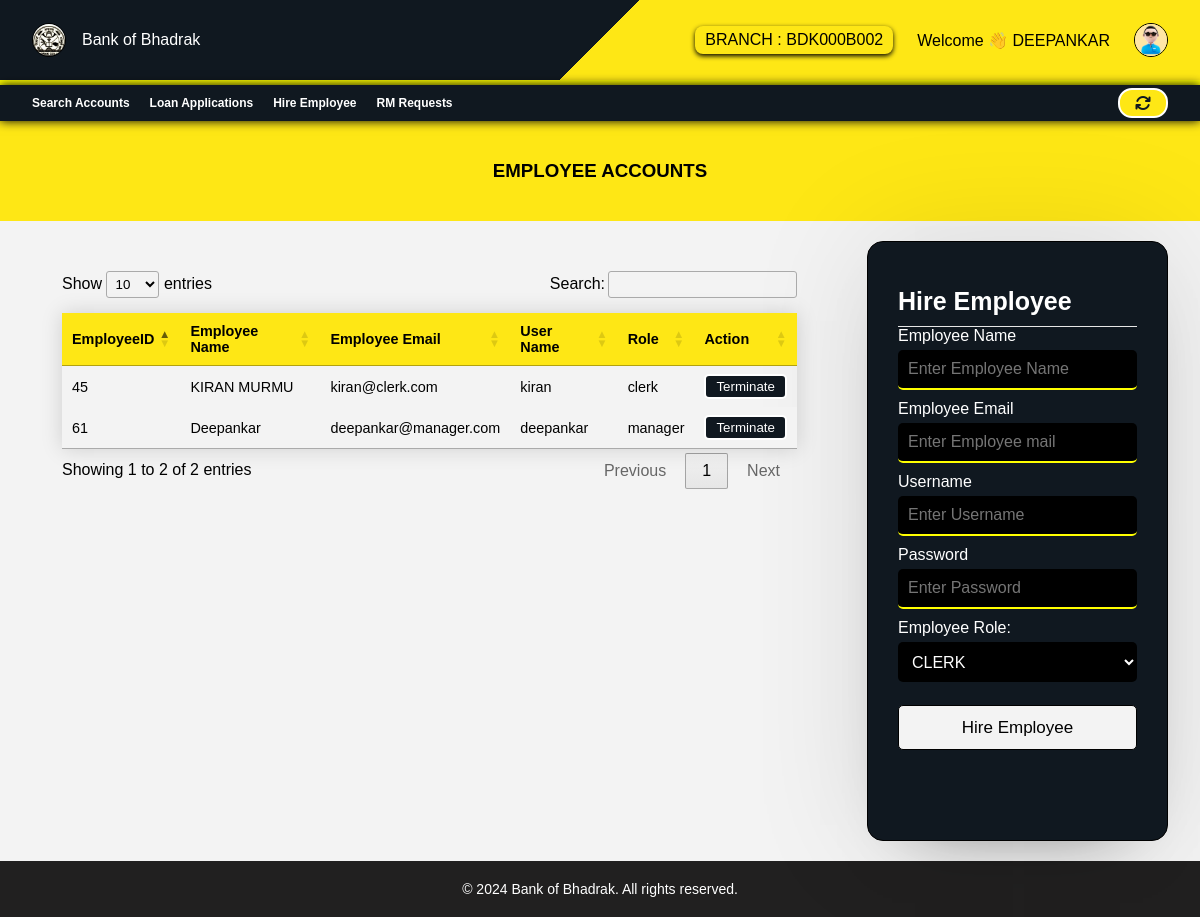
The page /components/employee/hireEmployee.php (signed in) on the database its author committed.
### tables this page shows
CREATE TABLE `employees` (
  `EmployeeID` bigint(20) NOT NULL,
  `EmployeeName` varchar(100) NOT NULL,
  `EmployeeEmail` varchar(100) NOT NULL,
  `UserName` varchar(100) NOT NULL,
  `Password` varchar(100) NOT NULL,
  `EmployeeIFSC` varchar(20) NOT NULL,
  `EmployeeBranch` int(11) NOT NULL,
  `EmployeeRole` varchar(100) NOT NULL
);

CREATE TABLE `branch` (
  `ID` int(11) NOT NULL,
  `BranchName` varchar(100) NOT NULL,
  `BranchManager` varchar(100) NOT NULL,
  `Address` varchar(100) NOT NULL,
  `District` varchar(50) NOT NULL,
  `State` varchar(50) NOT NULL,
  `Pincode` bigint(20) NOT NULL,
  `IFSC` varchar(20) NOT NULL,
  `WorkingHours` varchar(100) NOT NULL DEFAULT '10:00 AM To 04:00 PM',
  `NonWorkingDays` varchar(1000) NOT NULL DEFAULT 'Sundays, Public Holidays, 2nd and 4th Saturday Of Every Month',
  `Classification` varchar(100) NOT NULL,
  `Phone` bigint(15) NOT NULL,
  `Email` varchar(100) NOT NULL
);

### components/employee/hireEmployee.php (the view, shortened to what this page needs)
<html lang="en">
<head>
    <link rel="stylesheet" href="https://cdnjs.cloudflare.com/ajax/libs/font-awesome/6.5.1/css/all.min.css" />
    <link rel="stylesheet" href="style.css">
    <link rel="stylesheet" href="https://cdn.datatables.net/1.13.5/css/jquery.dataTables.min.css" />
</head>
<?php
require $_SERVER['DOCUMENT_ROOT'] ."/assets/php/config.php";
$email = $_SESSION['email'];
$get_employee = mysqli_query($conn, "SELECT * FROM employees,branch WHERE employees.EmployeeEmail = '$email' AND employees.EmployeeBranch=branch.ID");
$row = mysqli_fetch_assoc($get_employee);
$branchID = $row['ID'];
$ifsc = $row['IFSC'];
?>
<body>
    <nav class="navbar">
        <div class="profile-nav">
            <div class="logo">
                <div>
                    <img src="/images/logo.jpg" alt="">
                </div>
                <p>Bank of Bhadrak</p>
            </div>
            <div class="profile">
                <div class="branchIFSC">
                    BRANCH : <?php echo  $ifsc; ?>
                </div>
                Welcome 👋 <?php echo strtoupper($row['EmployeeName']); ?>
                <div class="dropdown">
                    <img src="/images/manager.jpg" alt="">
                </div>
            </div>
        </div>
    </nav>
    <div class="bottom-nav">
            <div class="s1">
                <ul>
                    <li><a href="manager_dashboard.php">Search Accounts</a></li>
                    <li><a href="loanApp.php">Loan Applications</a></li>
                    <li><a href="hireEmployee.php">Hire Employee</a></li>
                    <li><a href="rm_manager.php">RM Requests</a></li>
                </ul>
            </div>
            <div>
                <div class="tooltip">
                    <a href=""> <button>
                            <i class="fa-solid fa-arrows-rotate"></i>
                        </button>
                    </a>
                </div>
            </div>
        </div>
    <main>
        <div class="banner">
            <h3>EMPLOYEE ACCOUNTS</h3>
        </div>
        <div class="hireemployee-main">
            <div class="table">
                <table id="myTable" class="styled-table">
                    <thead>
                        <tr>
                            <th>EmployeeID</th>
                            <th>Employee Name</th>
                            <th>Employee Email</th>
                            <th>User Name</th>
                            <th>Role</th>
                            <th>Action</th>
                        </tr>
                    </thead>
                    <tbody>
                        <?php
                        $get_employees = mysqli_query($conn, "SELECT DISTINCT employees.* FROM employees INNER JOIN branch ON employees.EmployeeBranch = branch.ID WHERE employees.EmployeeBranch = $branchID");
                        if (mysqli_num_rows($get_employees) > 0) {
                            while ($employees = $get_employees->fetch_assoc()) {
                                echo "<tr>
                    <td>" . $employees['EmployeeID'] . "</td>
                    <td>" . $employees['EmployeeName'] . "</td>
                    <td>" . $employees['EmployeeEmail'] . "</td>
                    <td>" . $employees['UserName'] . "</td>
                    <td>" . $employees['EmployeeRole'] . "</td>
                    <td><form method='post'>
                    <input type='hidden' name='role' value='" . $employees['EmployeeRole'] . "'>
                    <input type='hidden' name='email' value='" . $employees['EmployeeEmail'] . "'>
                    <button name='terminate'>Terminate</button>
                    </form>
                    </td>
                    </tr>";
                            }
                        }
                        ?>
                    </tbody>
                </table>
            </div>
            <div class="wrapper" style="width:300px">
                <section class="form login">
                    <form action="" method="POST" enctype="multipart/form-data" autocomplete="off">
                        <header>Hire Employee</header>
                        <div class="field input">
                            <label>Employee Name</label>
                            <input type="text" name="name" placeholder="Enter Employee Name" required>
                        </div>
                        <div class="field input">
                            <label>Employee Email</label>
                            <input type="text" name="email" placeholder="Enter Employee mail" required>
                        </div>
                        <div class="field input">
                            <label>Username</label>
                            <input type="text" name="username" placeholder="Enter Username" required>
                        </div>
                        <div class="field input">
                            <label>Password</label>
                            <input type="password" name="password" placeholder="Enter Password" required>
                        </div>
                        <div class="field input">
                            <label>Employee Role:</label>
                            <select name="role" id="Role">
                                <option value="clerk">CLERK</option>
                            </select>
                        </div>
                        <div class="field button">
                            <input type="submit" name="submit" value="Hire Employee">
                        </div>
                    </form>
                </section>
            </div>
        </div>
    </main>
    <footer>
        <p>&copy; 2024 Bank of Bhadrak. All rights reserved.
        </p>
    </footer>
</body>
</html>

### components/employee/style.css (style rules this page uses)
* { margin: 0; padding: 0; font-family: "Poppins", sans-serif; }
.navbar .profile-nav { height: 10%; background: linear-gradient(135deg, #101820 50%, #fee715 50%); color: white; display: flex; justify-content: space-between; align-items: center; padding-left: 32px; padding-right: 32px; border-bottom: 5px solid yellow; }
.navbar .profile-nav img { height: 32px; border-radius: 50%; border: 1px solid black; }
.navbar .profile-nav .logo { display: flex; justify-content: center; align-items: center; gap: 16px; }
.branchIFSC { box-shadow: 0 2px 5px black; border-radius: 8px; padding: 5px 10px; }
.bottom-nav { top: 0; position: sticky; z-index: 1; box-shadow: 0 0 10px black; height: 36px; background-color: #101820; display: flex; justify-content: space-between; align-items: center; padding-left: 32px; padding-right: 32px; }
.bottom-nav ul { display: flex; gap: 20px; }
.bottom-nav ul li { list-style-type: none; }
.bottom-nav .s1 ul li { position: relative; height: 20px; display: flex; align-items: center; }
.bottom-nav .s1 ul li a::after { content: ""; position: absolute; width: 100%; height: 2px; left: 0; bottom: 0; background-color: transparent; transform: scaleX(0); transition: transform 0.3s ease, background-color 0.3s ease; }
.bottom-nav button { padding: 5px 10px 5px 10px; background-color: #fee715; color: #101820; font-weight: 600; font-size: 16px; border-radius: 14px; min-width: 50px; border: 2px solid white; cursor: pointer; }
.tooltip { position: relative; display: inline-block; }
.navbar .profile-nav .profile { display: flex; align-items: center; gap: 24px; color: black; }
.dropdown { position: relative; display: inline-block; }
footer { bottom: 0; background-color: rgb(33, 32, 32); padding: 20px; text-align: center; color: white; }
footer p { margin: 0; font-size: 14px; color: white; }
.wrapper { max-width: 450px; width: 100%; border-radius: 16px; box-shadow: 0 0 128px 0 rgba(0, 0, 0, 0.1), 0 32px 64px -48px rgba(0, 0, 0, 0.5); background: #101820; color: white; border: 1px solid black; }
.form { padding: 25px 30px; }
.form header { font-size: 25px; font-weight: 600; padding-bottom: 10px; border-bottom: 1px solid #e6e6e6; }
.form form { margin: 20px 0; }
.form form .field { display: flex; margin-bottom: 10px; flex-direction: column; position: relative; }
.form form .field label { margin-bottom: 5px; }
.form form .input input { height: 40px; width: 100%; font-size: 16px; padding: 0 10px; border-radius: 5px; border: none; border-bottom: 2px solid yellow; background-color: black; color: white; }
.form form .field input { outline: none; }
.form form .input select { height: 40px; width: 100%; font-size: 16px; padding: 0 10px; border-radius: 5px; background-color: black; color: white; border: none; }
.styled-table { width: 1000px; border-collapse: collapse; margin: 0 0 25px 0; font-size: 0.9em; font-family: sans-serif; min-width: 400px; box-shadow: 0 0 20px rgba(0, 0, 0, 0.15); }
.styled-table thead { position: sticky; top: 0; }
.styled-table thead tr { background-color: #fee715; color: black; text-align: left; }
.styled-table th, .styled-table td { padding: 12px 15px; }
.styled-table tbody tr { border-bottom: 1px solid #dddddd; }
.styled-table tbody tr:nth-of-type(even) { background-color: #f3f3f3; }
.styled-table tbody tr:last-of-type { border-bottom: 2px solid #1f1e1e; }
.banner { height: 100px; display: flex; width: 100%; align-items: center; justify-content: center; background-color: #fee715; }
.hireemployee-main { padding: 20px 32px; background-color: #f3f3f3; display: flex; gap: 40px; }
.hireemployee-main .table { display: flex; height: 540px; overflow-y: auto; }
.styled-table form { display: flex; flex-direction: column; gap: 3px; }

### components/employee/hireEmployee.php (style rules this page uses)
.table { display: flex; flex-direction: column; align-items: center; padding: 30px; min-height: 300px; }

### rows shown on the page
employees: EmployeeBranch.IFSC "BDK000B002", EmployeeName "DEEPANKAR", EmployeeID "61", EmployeeName "Deepankar", EmployeeEmail "deepankar@manager.com", UserName "deepankar", EmployeeRole "manager"
employees: EmployeeID "45", EmployeeName "KIRAN MURMU", EmployeeEmail "kiran@clerk.com", UserName "kiran", EmployeeRole "clerk"
